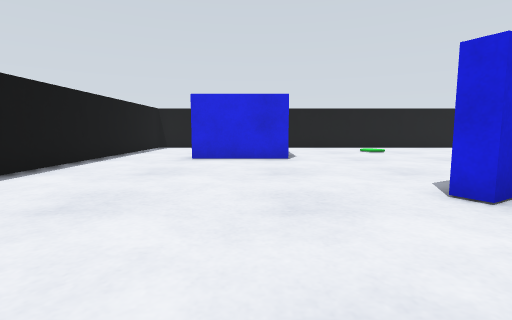
[1] (above)

16 first-person views from a walk through a world built for the Gazebo simulator. The camera is 0.09 m above the floor, tilts 6° down and sees 85° across. The floor is counted in squares, 0.1 m on a side. Each view is taken from the middle of a square. On the plan, view 1 faces up. The plan holds only what a view shows up to about 11 squares ahead; the rest is blank.

[2]
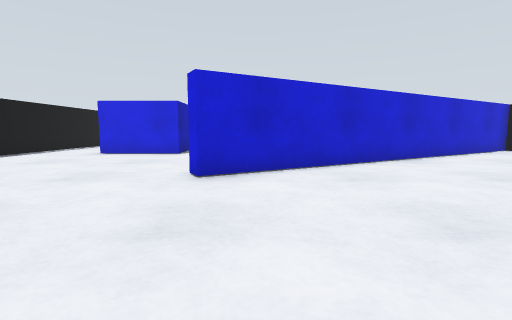

[3]
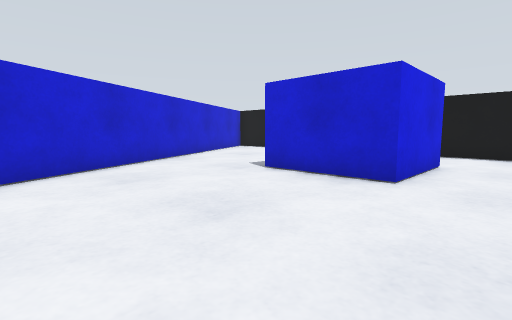

[4]
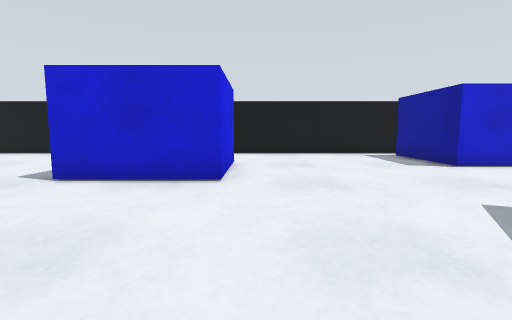

[5]
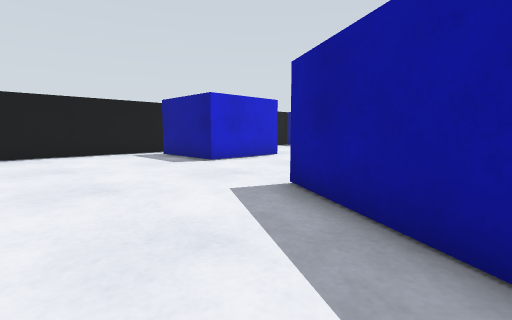

[6]
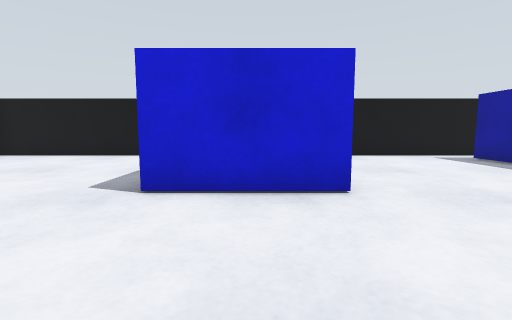

[7]
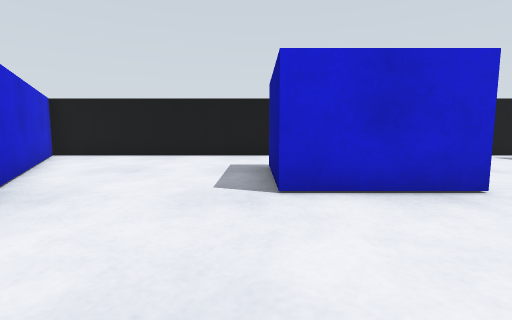

[8]
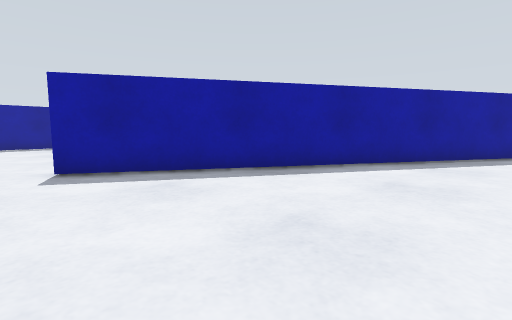

[9]
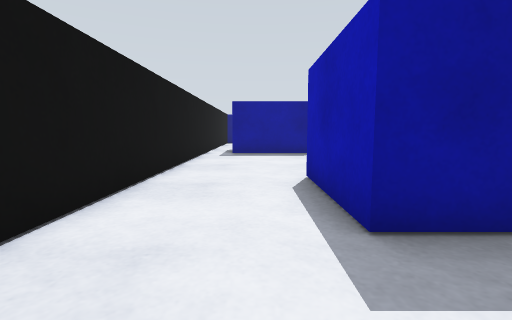

[10]
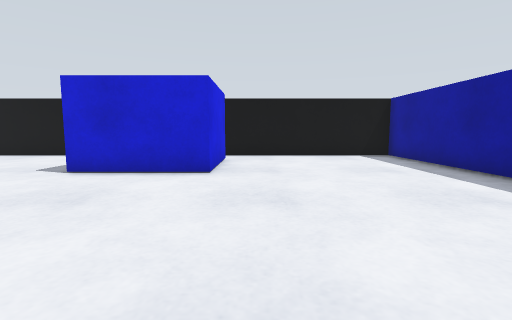

[11]
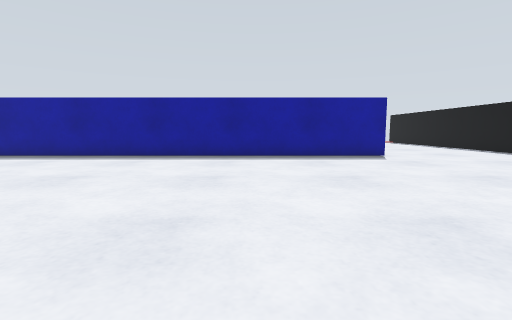

[12]
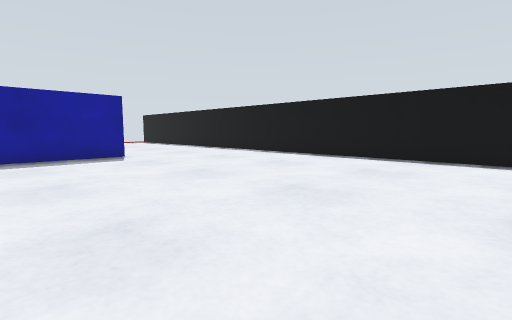

[13]
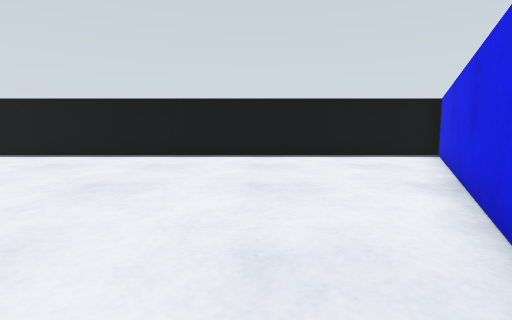

[14]
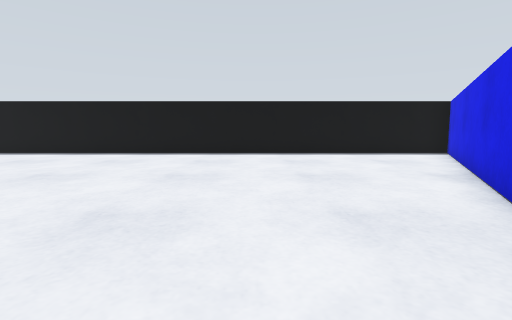

[15]
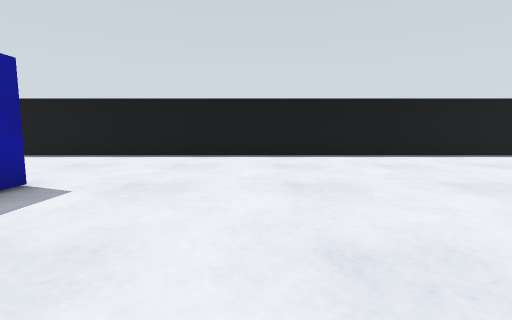

[16]
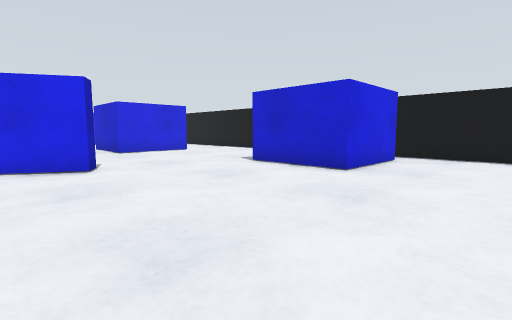

### Floor plan
Key: @ floor where view 1 was taken; # wall or solid block; . floor; B blue box.
Columns run from 5 left of view 1 to 15 right of it. Each row starts with its distance up from view 1.
 11 #..    ......
 10 #..    ......     ###
  9 #..BBBB.....     ##.#
  8 #...........   ###..#
  7 #..........  ###....#
  6 #.........  ##......#
  5  ........ ###.......#
  4  .......###.........#
  3   ............BBBB..#
  2 #  ...........B  B..#
  1 ####..........B  B..#
  0 #.###@........BBBB..#
 -1 #...###.............#
 -2 #....####...........#
 -3 #......####.........#
 -4 #........ ##........#
 -5 #..........#........#
 -6 #...............BBBB#
 -7 #...............B   #
 -8 #...............B   #
 -9 #...............BBBB#
-10 #...................#
-11 #...................#
-12 #...................#
-13 #...................#
-14 #...................#
-15 #.....###############
-16 #.....
-17 #...
-18 #..
-19 #.

Positions as (right, up) in squares from view 1, and headings:
1: (0, 0), facing up
2: (4, -2), facing up
3: (4, -2), facing up-right
4: (4, -1), facing right
5: (4, -1), facing down-right
6: (5, 1), facing right
7: (5, 3), facing right
8: (8, 2), facing down-left
9: (13, 5), facing down
10: (5, -10), facing right
11: (5, -5), facing down
12: (4, -5), facing down-left
13: (5, -5), facing left
14: (6, -6), facing left
15: (5, -11), facing left
16: (5, -12), facing up-right
